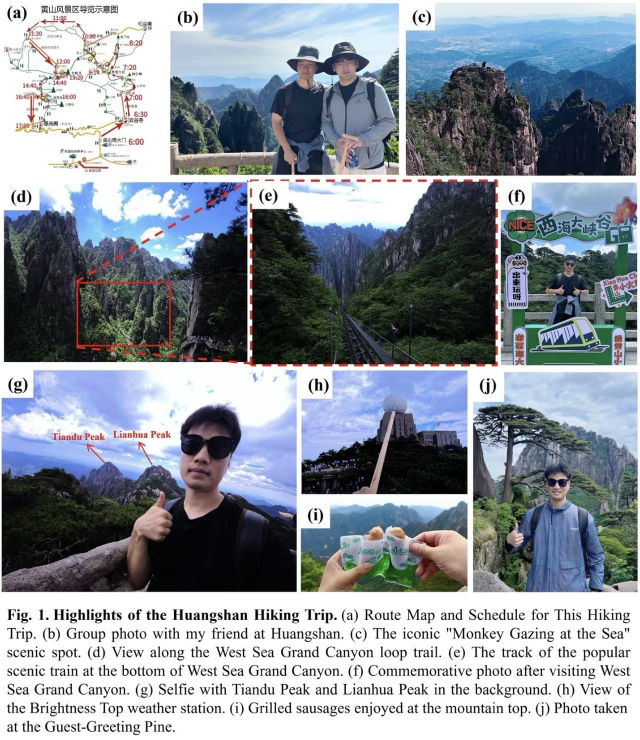
#> input picture 0ed7fc829c6875461cee53faa078b726.jpg, 1279 x 1480 px, given in place of 01.jpg, which was not available (shown at 1/2 size)
$ python generate_composite.py
#> lines starting #> are read from the running program, lines starting #| are printed output that depends on the picture; pictures that were not available may be replaced by others from this repository, and a replacement may not be noted
from PIL import Image, ImageDraw, ImageFont
import os

# Configuration
WIDTH = 1080
MARGIN = 30
GAP = 12
LABEL_TOP_MARGIN = 40
LABEL_LEFT_MARGIN = 48
BG_COLOR = (255, 255, 255)
RED = (229, 57, 53)

# Layout rows
usable_w = WIDTH - 2 * MARGIN
row1_h = 460
row2_h = 340
row3_h = 360

# Create zoomed detail image (g) from original (a)
# Crop the viewpoint/people area from 01.jpg (taller crop to match side-by-side portrait slot)
orig_a = Image.open('01.jpg').convert('RGB')
#> orig_a is the input picture: PIL image 1279x1480 RGB; mean R, G, B 139.7, 147.2, 156.2
ow, oh = orig_a.size
#> ow = 1279; oh = 1480
zoom_box = (int(ow * 0.08), int(oh * 0.48), int(ow * 0.42), int(oh * 0.92))
#> zoom_box = (102, 710, 537, 1361)
zoom_crop = orig_a.crop(zoom_box)
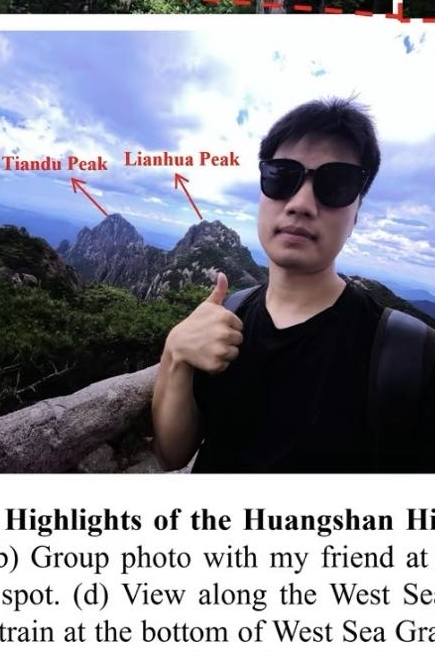
#> zoom_crop: PIL image 435x651 RGB; mean R, G, B 143.6, 144.3, 154.7
zoom_crop.save('07.jpg', 'JPEG', quality=95)

# Load fonts first so we can compute caption height before creating canvas
label_font = ImageFont.truetype("/Library/Fonts/Arial Bold.ttf", 28)
caption_font_bold = ImageFont.truetype("/Library/Fonts/Times New Roman Bold.ttf", 26)
caption_font = ImageFont.truetype("/Library/Fonts/Times New Roman.ttf", 24)

# Caption text
caption_text = "Fig. 1. Highlights of the Scenic Road Trip. (a) Panoramic view of the fjord from the cliff top. (b) Sunset illuminating the red rock canyon. (c) Winding road through the misty green highlands. (d) Towering granite cliffs reflected in the calm river. (e) A slow coffee break during the journey. (f) The fairy-tale castle nestled in the forested hills. (g) Zoomed-in view of the crowded viewpoint on the cliff."
if not caption_text.endswith('.'):
    caption_text += '.'

# Wrap helper using a temporary draw surface
_tmp = Image.new('RGB', (1, 1))
_tmp_draw = ImageDraw.Draw(_tmp)

def text_width(text, font):
    return _tmp_draw.textbbox((0, 0), text, font=font)[2]

def wrap_text(text, font, max_width):
#> called with max_width = 934
    words = text.split(' ')
    lines = []
    current = ""
    for word in words:
        test = current + " " + word if current else word
        if text_width(test, font) <= max_width:
            current = test
        else:
            if current:
                lines.append(current)
            current = word
#> `canvas = Image.new('RGB', (WIDTH, HEIGHT), BG_COLOR)`: canvas: PIL image 1080x1490 RGB; every value is 255
    if current:
        lines.append(current)
    return lines

# Compute caption lines and required height
fig_prefix = "Fig. 1."
prefix_width = text_width(fig_prefix + " ", caption_font_bold)
body_text = caption_text[len(fig_prefix):].strip()
body_lines = wrap_text(body_text, caption_font, usable_w - prefix_width)
lines = [fig_prefix + " " + body_lines[0]] + body_lines[1:]

line_height = 32
caption_top_padding = 24
caption_bottom_padding = 30
caption_h = caption_top_padding + len(lines) * line_height + caption_bottom_padding

HEIGHT = MARGIN + row1_h + GAP + row2_h + GAP + row3_h + caption_h + MARGIN

# Image slots: (x, y, w, h)
# Row 1: (a) 60% + (g) zoomed detail 40%  (side by side, matching reference d-e layout)
# Row 2: (b) + (c) + (d) each 1/3
# Row 3: (e) + (f) each 1/2
slots = {
    'a': (MARGIN, MARGIN, int((usable_w - GAP) * 0.60), row1_h),
    'g': (MARGIN + int((usable_w - GAP) * 0.60) + GAP, MARGIN, int((usable_w - GAP) * 0.40), row1_h),
    'b': (MARGIN, MARGIN + row1_h + GAP, int((usable_w - 2 * GAP) / 3), row2_h),
    'c': (MARGIN + int((usable_w - 2 * GAP) / 3) + GAP, MARGIN + row1_h + GAP, int((usable_w - 2 * GAP) / 3), row2_h),
    'd': (MARGIN + 2 * (int((usable_w - 2 * GAP) / 3) + GAP), MARGIN + row1_h + GAP, int((usable_w - 2 * GAP) / 3), row2_h),
    'e': (MARGIN, MARGIN + row1_h + GAP + row2_h + GAP, int((usable_w - GAP) * 0.50), row3_h),
    'f': (MARGIN + int((usable_w - GAP) * 0.50) + GAP, MARGIN + row1_h + GAP + row2_h + GAP, int((usable_w - GAP) * 0.50), row3_h),
}

def load_and_fit(path, target_w, target_h):
#> called with path = '01.jpg', target_w = 604, target_h = 460
    img = Image.open(path).convert('RGB')
    iw, ih = img.size
#> iw = 1279; ih = 1480
    target_ratio = target_w / target_h
    img_ratio = iw / ih
#> img_ratio = 0.864
    if img_ratio > target_ratio:
        # Image is wider, crop width
        new_w = int(ih * target_ratio)
        left = (iw - new_w) // 2
        img = img.crop((left, 0, left + new_w, ih))
    else:
        # Image is taller, crop height
        new_h = int(iw / target_ratio)
#> new_h = 974
        top = (ih - new_h) // 2
#> top = 253
        img = img.crop((0, top, iw, top + new_h))
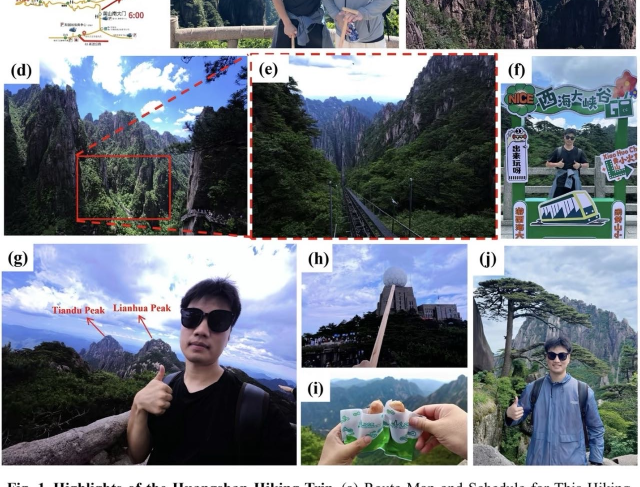
#> img: PIL image 1279x974 RGB (shown at 1/2 size); mean R, G, B 113.9, 120.9, 130.5
    return img.resize((target_w, target_h), Image.LANCZOS)
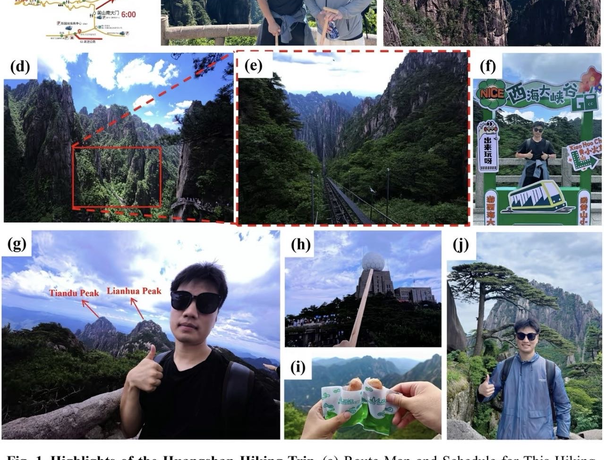
#> returned value: PIL image 604x460 RGB; mean R, G, B 113.8, 120.9, 130.4

def draw_label(draw, x, y, label, font):
    # Fixed-size white background box, flush to top-left corner of the panel
    # The area above and to the left of the image is white, so label has no image behind it
    box_w, box_h = 48, 40
    draw.rectangle([x, y, x + box_w, y + box_h], fill=(255, 255, 255))
    # Center text in box
    bbox = draw.textbbox((0, 0), label, font=font)
    tw, th = bbox[2] - bbox[0], bbox[3] - bbox[1]
    tx = x + (box_w - tw) // 2
    ty = y + (box_h - th) // 2
    draw.text((tx, ty), label, font=font, fill=(0, 0, 0))

def draw_arrow(draw, x1, y1, x2, y2, color, width=3):
    draw.line([(x1, y1), (x2, y2)], fill=color, width=width)
    # Arrowhead
    import math
    angle = math.atan2(y2 - y1, x2 - x1)
    ah = 12
    draw.line([(x2, y2), (x2 - ah * math.cos(angle - math.pi/6), y2 - ah * math.sin(angle - math.pi/6))], fill=color, width=width)
    draw.line([(x2, y2), (x2 - ah * math.cos(angle + math.pi/6), y2 - ah * math.sin(angle + math.pi/6))], fill=color, width=width)

def draw_dashed_line(draw, x1, y1, x2, y2, color, width=2, dash=10, gap=6):
    import math
    dx = x2 - x1
    dy = y2 - y1
    dist = math.hypot(dx, dy)
    if dist == 0:
        return
    ux, uy = dx / dist, dy / dist
    pos = 0
    while pos < dist:
        start_x = x1 + ux * pos
        start_y = y1 + uy * pos
        end_pos = min(pos + dash, dist)
        end_x = x1 + ux * end_pos
        end_y = y1 + uy * end_pos
        draw.line([(start_x, start_y), (end_x, end_y)], fill=color, width=width)
        pos += dash + gap

def draw_dashed_rect(draw, x1, y1, x2, y2, color, width=2, dash=10, gap=6):
    # Draw dashed rectangle by four dashed lines
    draw_dashed_line(draw, x1, y1, x2, y1, color, width, dash, gap)  # top
    draw_dashed_line(draw, x2, y1, x2, y2, color, width, dash, gap)  # right
    draw_dashed_line(draw, x2, y2, x1, y2, color, width, dash, gap)  # bottom
    draw_dashed_line(draw, x1, y2, x1, y1, color, width, dash, gap)  # left

def draw_red_annotation(draw, slot, img_x, img_y, img_w, img_h, ann_type, label, rel_start, rel_end=None):
    sx = img_x + int(rel_start[0] * img_w)
    sy = img_y + int(rel_start[1] * img_h)
    if ann_type == 'arrow_label':
        ex = img_x + int(rel_end[0] * img_w)
        ey = img_y + int(rel_end[1] * img_h)
        draw_arrow(draw, sx, sy, ex, ey, RED, width=3)
        # Label near start - no white background, just red bold text
        font = ImageFont.truetype("/Library/Fonts/Arial Bold.ttf", 24)
        bbox = draw.textbbox((0, 0), label, font=font)
        tw, th = bbox[2] - bbox[0], bbox[3] - bbox[1]
        # Add a subtle dark outline for readability without white background
        for dx, dy in [(-1, -1), (-1, 1), (1, -1), (1, 1), (0, -1), (0, 1), (-1, 0), (1, 0)]:
            draw.text((sx + dx, sy - th - 4 + dy), label, font=font, fill=(50, 50, 50))
        draw.text((sx, sy - th - 4), label, font=font, fill=RED)

# Create canvas
canvas = Image.new('RGB', (WIDTH, HEIGHT), BG_COLOR)
draw = ImageDraw.Draw(canvas)

image_paths = {
    'a': '01.jpg',
    'b': '02.jpg',
    'c': '03.jpg',
    'd': '04.jpg',
    'e': '05.jpg',
    'f': '06.jpg',
    'g': '07.jpg',
}

# Place images filling the full slot, labels sit on top of image at top-left corner
for key, (x, y, w, h) in slots.items():
    img = load_and_fit(image_paths[key], w, h)
    canvas.paste(img, (x, y))
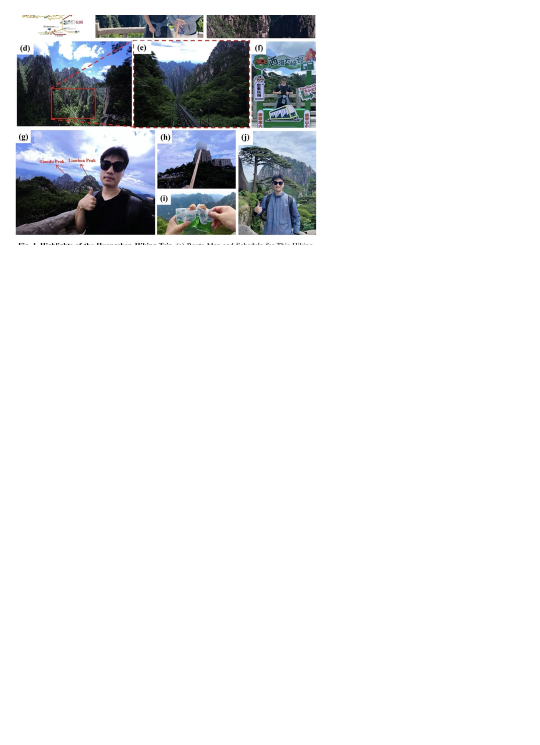
#> canvas: PIL image 1080x1490 RGB (shown at 1/2 size); mean R, G, B 230.6, 231.8, 233.5
    # Draw subfigure label at the top-left corner of the image
    draw_label(draw, x, y, f'({key})', label_font)
#> pass 3 of the loop `for key, (x, y, w, h) in slots.items():`:
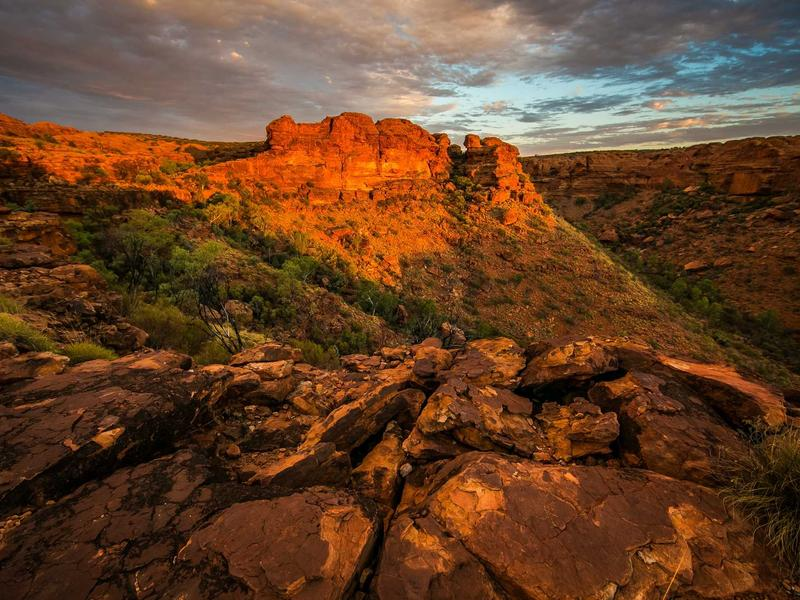
#> input picture test_trip/02.jpg, 800 x 600 px
#> in load_and_fit, img is the input picture: PIL image 800x600 RGB; mean R, G, B 102.4, 66.6, 41.1
#> in load_and_fit (call 3), `img = img.crop((left, 0, left + new_w, ih))`:
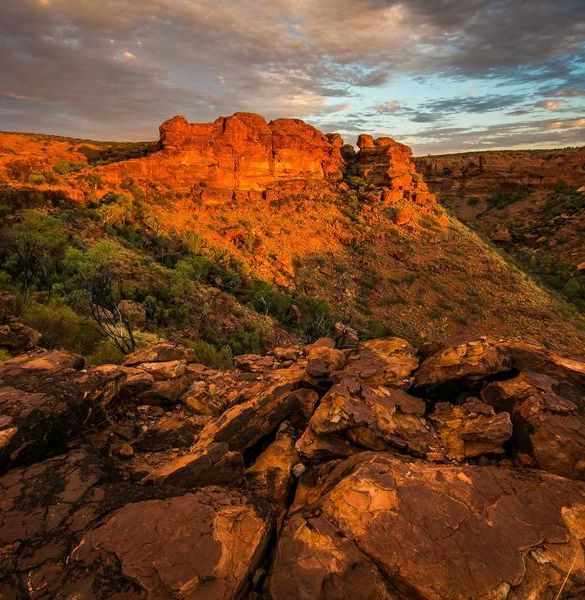
#> img: PIL image 585x600 RGB; mean R, G, B 112, 72.1, 43.9
#> `canvas.paste(img, (x, y))`:
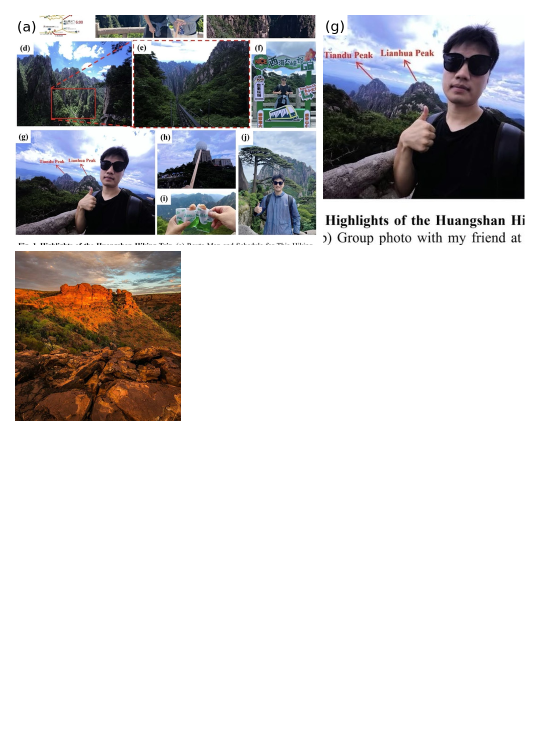
#> canvas: PIL image 1080x1490 RGB (shown at 1/2 size); mean R, G, B 205.5, 203.9, 204.9
#> the loop made 7 passes; the first 3 are shown

# Red annotations
# (a) fjord: solid rectangle around viewpoint + dashed extension lines + dashed border on zoomed (g)
img_x, img_y, img_w, img_h = slots['a']
#> img_x = 30; img_y = 30; img_w = 604; img_h = 460
g_x, g_y, g_w, g_h = slots['g']

# Solid rectangle around the viewpoint area in (a)
rect_x1 = img_x + int(0.02 * img_w)
#> rect_x1 = 42
rect_y1 = img_y + int(0.54 * img_h)
#> rect_y1 = 278
rect_x2 = img_x + int(0.45 * img_w)
#> rect_x2 = 301
rect_y2 = img_y + int(0.92 * img_h)
#> rect_y2 = 453
draw.rectangle([rect_x1, rect_y1, rect_x2, rect_y2], outline=RED, width=3)

# Dashed extension lines from (a) rectangle to nearest corners of zoomed panel (g)
# Top-right of rectangle -> top-left corner of (g)
draw_dashed_line(draw, rect_x2, rect_y1, g_x, g_y, RED, width=3, dash=12, gap=8)
#> in draw_dashed_line, `dx = x2 - x1`: dx = 345
#> in draw_dashed_line, `dy = y2 - y1`: dy = -248
#> in draw_dashed_line, `dist = math.hypot(dx, dy)`: dist = 424.9
#> in draw_dashed_line, `ux, uy = dx / dist, dy / dist`: ux = 0.812; uy = -0.584
#> the loop in draw_dashed_line, `while pos < dist:` made 22 passes
#> (start_x, start_y, end_pos, end_x, end_y, pos) on passes 1 to 12: (301, 278, 12, 310.7, 271, 20), (317.2, 266.3, 32, 327, 259.3, 40), (333.5, 254.7, 52, 343.2, 247.6, 60), (349.7, 243, 72, 359.5, 236, 80), (366, 231.3, 92, 375.7, 224.3, 100), (382.2, 219.6, 112, 391.9, 212.6, 120), (398.4, 208, 132, 408.2, 201, 140), (414.7, 196.3, 152, 424.4, 189.3, 160), (430.9, 184.6, 172, 440.7, 177.6, 180), (447.2, 172.9, 192, 456.9, 165.9, 200), (463.4, 161.3, 212, 473.1, 154.3, 220), (479.6, 149.6, 232, 489.4, 142.6, 240)
#> after the loop in draw_dashed_line, `while pos < dist:`: pos = 440
# Bottom-right of rectangle -> bottom-left corner of (g)
draw_dashed_line(draw, rect_x2, rect_y2, g_x, g_y + g_h, RED, width=3, dash=12, gap=8)
#> the loop in draw_dashed_line (call 2), `while pos < dist:` made 18 passes
#> (start_x, start_y, end_pos, end_x, end_y, pos) on passes 1 to 12: (301, 453, 12, 312.9, 454.3, 20), (320.9, 455.1, 32, 332.8, 456.4, 40), (340.8, 457.3, 52, 352.7, 458.5, 60), (360.7, 459.4, 72, 372.6, 460.7, 80), (380.5, 461.5, 92, 392.5, 462.8, 100), (400.4, 463.7, 112, 412.4, 464.9, 120), (420.3, 465.8, 132, 432.2, 467.1, 140), (440.2, 467.9, 152, 452.1, 469.2, 160), (460.1, 470.1, 172, 472, 471.3, 180), (480, 472.2, 192, 491.9, 473.5, 200), (499.9, 474.3, 212, 511.8, 475.6, 220), (519.7, 476.5, 232, 531.7, 477.7, 240)

# Dashed border around the zoomed detail panel (g)
draw_dashed_rect(draw, g_x, g_y, g_x + g_w, g_y + g_h, RED, width=3, dash=12, gap=8)

# (d) yosemite: arrow to cliff
img_x, img_y, img_w, img_h = slots['d']
draw_red_annotation(draw, 'd', img_x, img_y, img_w, img_h, 'arrow_label', 'Cliff',
                    rel_start=(0.65, 0.18), rel_end=(0.52, 0.28))

# (f) castle: label above castle, short arrow pointing down to tower
img_x, img_y, img_w, img_h = slots['f']
draw_red_annotation(draw, 'f', img_x, img_y, img_w, img_h, 'arrow_label', 'Castle',
                    rel_start=(0.40, 0.18), rel_end=(0.32, 0.28))

# Draw caption
y_start = MARGIN + row1_h + GAP + row2_h + GAP + row3_h + caption_top_padding
line_height = 32

# Draw first line with bold prefix
first_line = lines[0]
x_pos = MARGIN
# Draw "Fig. 1." bold
draw.text((x_pos, y_start), fig_prefix, font=caption_font_bold, fill=(0, 0, 0))
x_pos += draw.textbbox((0, 0), fig_prefix, font=caption_font_bold)[2]
# Draw rest of first line regular
draw.text((x_pos, y_start), first_line[len(fig_prefix):], font=caption_font, fill=(0, 0, 0))

# Draw remaining lines with indent
for i, line in enumerate(lines[1:], start=1):
    draw.text((MARGIN + prefix_width, y_start + i * line_height), line, font=caption_font, fill=(0, 0, 0))

# Save
output_path = os.path.join(os.path.dirname(__file__), 'final_composite.jpg')
canvas.save(output_path, 'JPEG', quality=95)
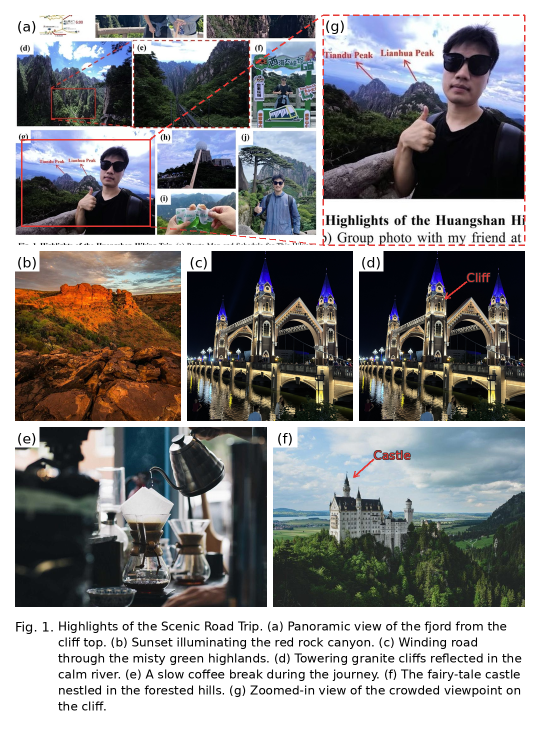
#> saved as final_composite.jpg: PIL image 1080x1490 RGB (shown at 1/2 size); mean R, G, B 137.8, 137.1, 137.6
print(f"Saved: {output_path} ({WIDTH}x{HEIGHT})")
